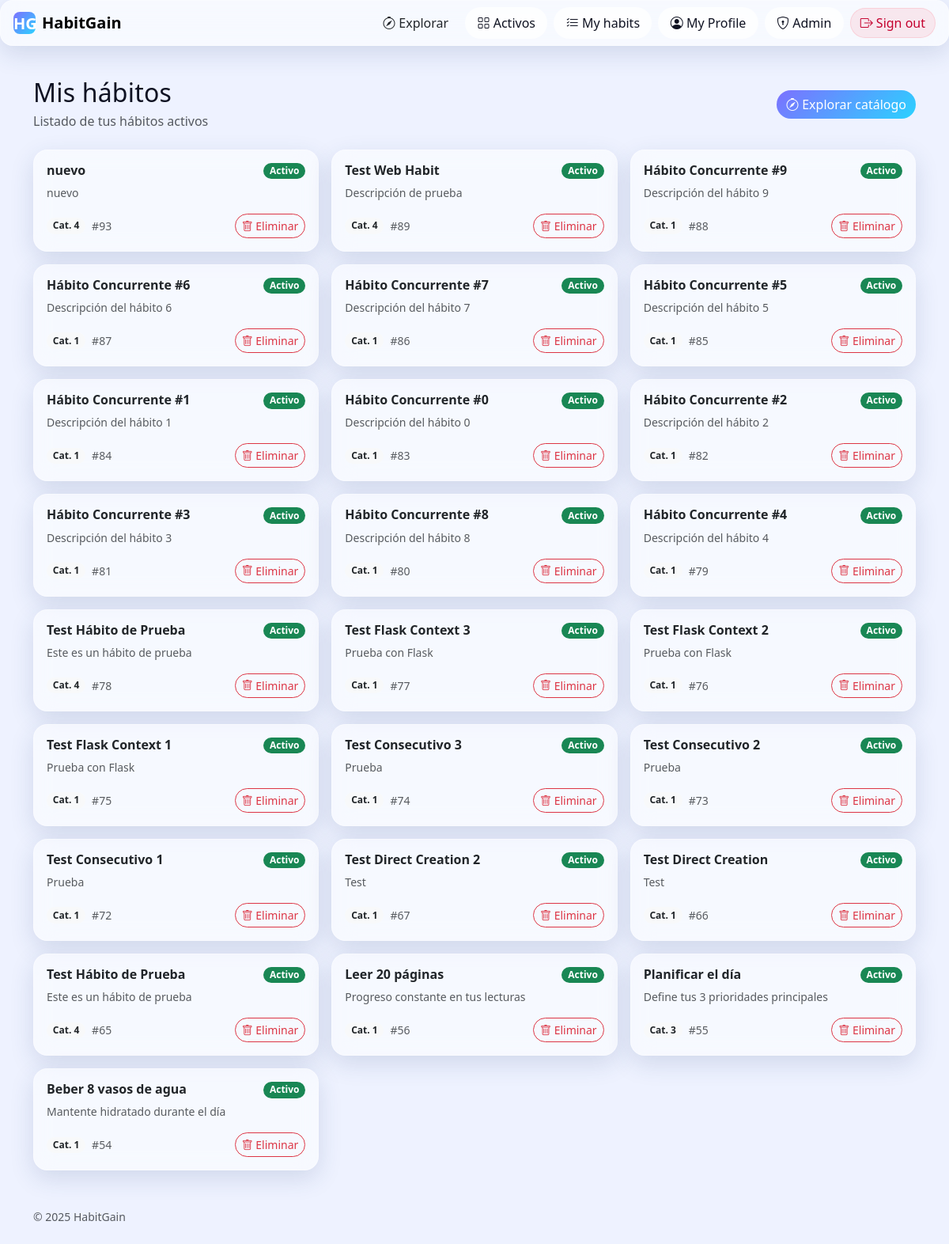
The app's page /explore/my-habits (signed in), older data.
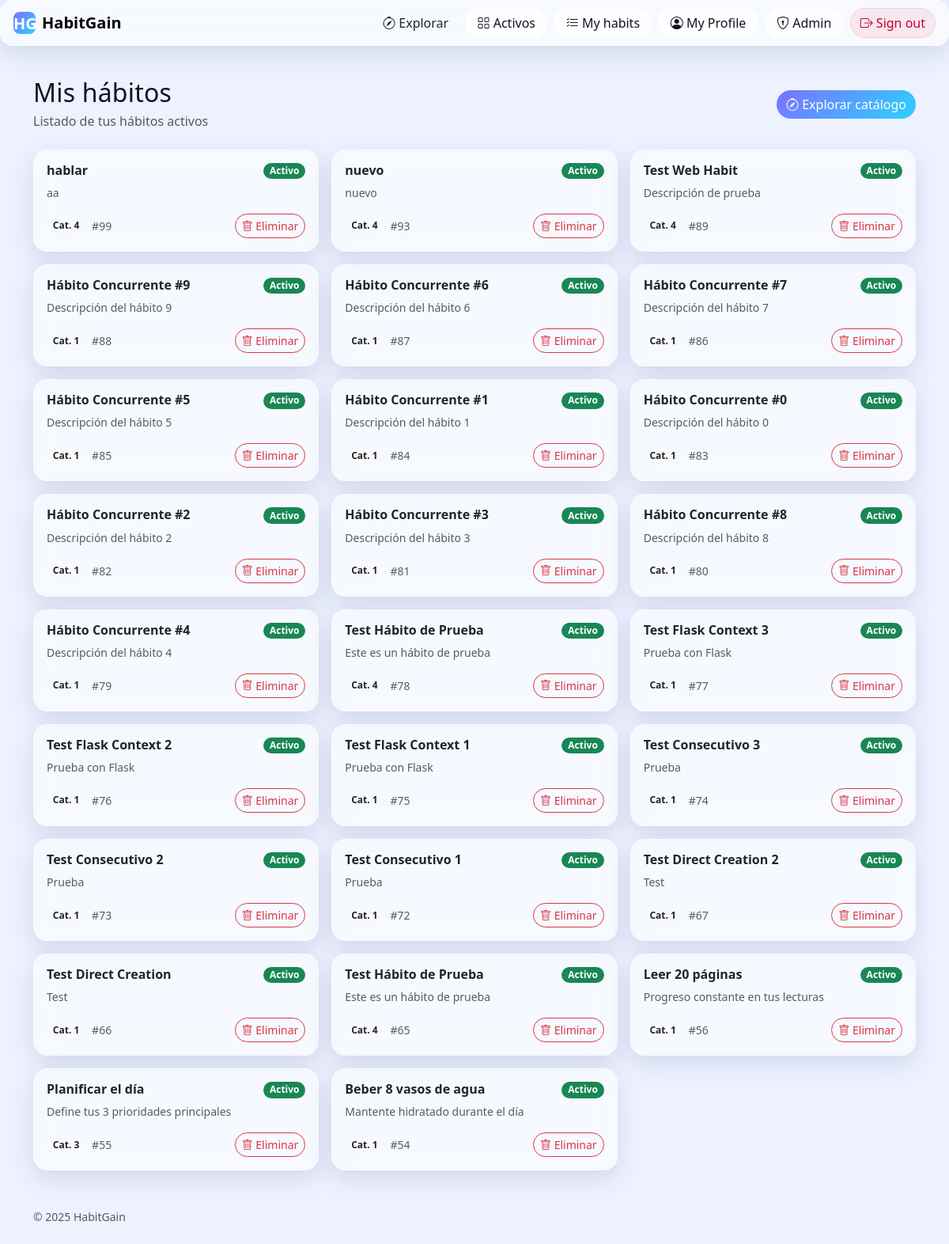
The same page, newer data.
### tables this page shows
CREATE TABLE habits (
                id INTEGER PRIMARY KEY AUTOINCREMENT,
                name TEXT NOT NULL,
                frequency TEXT NOT NULL,
                short_desc TEXT NOT NULL,
                long_desc  TEXT NOT NULL,
                why_works  TEXT NOT NULL,
                category_id INTEGER NOT NULL,
                icon TEXT NOT NULL,
                created_at TIMESTAMP DEFAULT CURRENT_TIMESTAMP, owner_email TEXT, active INTEGER NOT NULL DEFAULT 1, habit_base_id INTEGER, frequency_detail TEXT,
                FOREIGN KEY (category_id) REFERENCES categories(id)
            );

### habitgain/explore/__init__.py (the view)
@explore_bp.route("/my-habits")
def my_habits():
    if not _require_login():
        return redirect(url_for("auth.login"))
    email = session["user"]["email"]
    habits = Habit.list_by_owner(email)
    try:
        return render_template("my_habits.html", habits=habits)
    except TemplateNotFound:
        categories = Category.all()
        return render_template("home.html", categories=categories, habits=habits, suggested_habits=[])

### habitgain/explore/__init__.py (called while the page is built)
def _require_login():
    return "user" in session

### habitgain/models.py (called while the page is built)
    def _ensure_wal_mode(self):
        if not Database._wal_enabled:
            try:
                conn = sqlite3.connect(self.db_name, timeout=30.0)
                conn.execute("PRAGMA journal_mode=WAL")
                conn.execute("PRAGMA synchronous=NORMAL")
                conn.close()
                Database._wal_enabled = True
            except Exception:
                pass  # Si falla, continuamos sin WAL

    def get_connection(self) -> sqlite3.Connection:
        conn = sqlite3.connect(self.db_name, timeout=30.0,
                               check_same_thread=False)
        conn.row_factory = sqlite3.Row
        conn.execute("PRAGMA busy_timeout=30000")
        conn.execute("PRAGMA cache_size=10000")
        return conn

    @staticmethod
    def get_by_email(email: str) -> Optional[Dict[str, Any]]:
        db = Database()
        conn = db.get_connection()
        try:
            cur = conn.cursor()
            cur.execute(
                "SELECT id, email, name, password_hash, password_salt, role FROM users WHERE email=?", (email,))
            row = cur.fetchone()
            return dict(row) if row else None
        finally:
            conn.close()

    @staticmethod
    def list_by_owner(email: str) -> List[Dict[str, Any]]:
        db = Database()
        conn = db.get_connection()
        try:
            cur = conn.cursor()
            cur.execute(
                """
                SELECT id, owner_email, name, active, short_desc, category_id, frequency, habit_base_id
                FROM habits
                WHERE owner_email=?
                ORDER BY id DESC
                """,
                (email,),
            )
            rows = cur.fetchall()
            return [dict(r) for r in rows]
        finally:
            conn.close()

### habitgain/explore/templates/my_habits.html (shortened to what this page needs)
{% extends "base.html" %}
{% block content %}
<div class="d-flex justify-content-between align-items-center mb-4">
    <div>
        <h2 class="mb-1">Mis hábitos</h2>
        <p class="text-muted mb-0">Listado de tus hábitos activos</p>
    </div>
    <a class="btn btn-primary rounded-pill" href="{{ url_for('explore.home') }}">
        <i class="bi bi-compass"></i> Explorar catálogo
    </a>
</div>
{% if habits and habits|length > 0 %}
<div class="row g-3">
    {% for h in habits %}
    <div class="col-12 col-md-6 col-lg-4">
        <div class="card glass h-100 shadow-hover">
            <div class="card-body d-flex flex-column">
                <div class="d-flex justify-content-between align-items-start">
                    <h6 class="card-title mb-2 fw-semibold">
                        {{ h.name }}
                    </h6>
                    <span class="badge rounded-pill {{ 'bg-success' if h.active else 'bg-secondary' }}">
                        {{ 'Activo' if h.active else 'Inactivo' }}
                    </span>
                </div>
                {% if h.short_desc %}
                <p class="text-muted small mb-3">{{ h.short_desc }}</p>
                {% else %}
                <p class="text-muted small mb-3">Sin descripción</p>
                {% endif %}
                <div class="mt-auto d-flex justify-content-between align-items-center">
                    <div class="d-flex align-items-center gap-2">
                        {% if h.category_id %}
                        <span class="badge bg-light text-dark rounded-pill small">Cat. {{ h.category_id }}</span>
                        {% endif %}
                        <span class="text-muted small">#{{ h.id }}</span>
                    </div>
                    <form method="post" action="{{ url_for('explore.remove_habit', habit_id=h.id) }}">
                        <button class="btn btn-outline-danger btn-sm rounded-pill" title="Eliminar hábito"
                            onclick="return confirm('¿Eliminar este hábito?');">
                            <i class="bi bi-trash"></i> Eliminar
                        </button>
                    </form>
                </div>
            </div>
        </div>
    </div>
    {% endfor %}
</div>
{% endif %}
{% endblock %}

### habitgain/templates/base.html (shortened to what this page needs)
<!doctype html>
<html lang="es">
<head>
    <link href="https://cdn.jsdelivr.net/npm/bootstrap@5.3.3/dist/css/bootstrap.min.css" rel="stylesheet">
    <link href="https://cdn.jsdelivr.net/npm/bootstrap-icons@1.11.3/font/bootstrap-icons.css" rel="stylesheet">
    <link rel="stylesheet" href="{{ url_for('static', filename='css/styles.css') }}">
</head>
<body>
    <div class="bg-blur"></div>
    <div class="bg-gradient"></div>
    <nav class="navbar navbar-expand-lg glass sticky-top px-3 py-2">
        <a class="navbar-brand fw-bold d-flex align-items-center gap-2" href="{{ url_for('core.home') }}">
            <span class="brand-badge">HG</span> HabitGain
        </a>
        <div class="collapse navbar-collapse" id="navMain">
            <ul class="navbar-nav ms-auto align-items-center gap-2">
                {% set _path = request.path %}
                <li class="nav-item">
                    <a class="btn {{ 'btn-primary-soft' if _path.startswith('/explore') else 'btn-ghost' }}" href="{{ url_for('explore.home') }}">
                        <i class="bi bi-compass"></i> Explorar
                    </a>
                </li>
                <li class="nav-item">
                    <a class="btn {{ 'btn-primary-soft' if _path.startswith('/progress') else 'btn-ghost' }}" href="{{ panel_url }}">
                        <i class="bi bi-grid"></i> Activos
                    </a>
                </li>
                <li class="nav-item">
                    <a class="btn btn-ghost" href="{{ url_for('explore.my_habits') }}">
                        <i class="bi bi-list-check"></i> My habits
                    </a>
                </li>
                <li class="nav-item">
                    <a class="btn btn-ghost" href="{{ url_for('profile.edit') }}">
                        <i class="bi bi-person-circle"></i> My Profile
                    </a>
                </li>
                {% if is_admin %}
                <li class="nav-item">
                    <a class="btn {{ 'btn-primary-soft' if _path.startswith('/admin') else 'btn-ghost' }}" href="{{ url_for('admin.dashboard') }}">
                        <i class="bi bi-shield-lock"></i> Admin
                    </a>
                </li>
                {% endif %}
                {% if 'user' not in session %}
                <li class="nav-item">
                    <a class="btn btn-ghost" href="{{ url_for('auth.register') }}">
                        <i class="bi bi-person-plus"></i> Register
                    </a>
                </li>
                <li class="nav-item">
                    {% if has_auth %}
                    <a class="btn btn-danger-soft" href="{{ url_for('auth.login') }}">
                        <i class="bi bi-box-arrow-in-right"></i> Sign in
                    </a>
                    {% else %}
                    <span class="btn btn-danger-soft disabled">
                        <i class="bi bi-box-arrow-in-right"></i> Sign in
                    </span>
                    {% endif %}
                </li>
                {% else %}
                <li class="nav-item">
                    {% if has_auth %}
                    <a class="btn btn-danger-soft" href="{{ url_for('auth.logout') }}">
                        <i class="bi bi-box-arrow-right"></i> Sign out
                    </a>
                    {% else %}
                    <span class="btn btn-danger-soft disabled">
                        <i class="bi bi-box-arrow-right"></i> Sign out
                    </span>
                    {% endif %}
                </li>
                {% endif %}
            </ul>
        </div>
    </nav>
    <div class="container pt-3">
    </div>
    <main class="container py-4">{% block content %}{% endblock %}</main>
    <footer class="container small text-muted py-4">
        <div class="d-flex justify-content-between">
            <span>© {{ 2025 }} HabitGain</span>
        </div>
    </footer>
</body>
</html>

### habitgain/static/css/styles.css (style rules this page uses)
:root { --bg: #eef2ff; --ink: #0f1222; --muted: #5b5e72; --primary: #6b5bff; --accent: #2bd2ff; --gradient-1: 217, 70, 239; --gradient-2: 79, 70, 229; --gradient-3: 45, 212, 191; --glass-bg: rgba(255, 255, 255, 0.55); --glass-brd: rgba(255, 255, 255, 0.35); --shadow: 0 10px 30px rgba(40, 70, 120, 0.15); }
html, body { background: var(--bg); color: var(--ink); min-height: 100%; }
.bg-gradient { position: fixed; inset: -20vmax auto auto -10vmax; width: 60vmax; height: 60vmax; background: radial-gradient(circle at 30% 30%, rgba(var(--gradient-1), 0.35) 0%, rgba(var(--gradient-2), 0.25) 35%, rgba(var(--gradient-3), 0.2) 65%, transparent 70%); filter: blur(40px); z-index: -2; }
.bg-blur { position: fixed; inset: 0; background: linear-gradient(180deg, rgba(255, 255, 255, 0.6), rgba(255, 255, 255, 0.8)); z-index: -3; }
.glass { backdrop-filter: blur(14px) saturate(140%); -webkit-backdrop-filter: blur(14px) saturate(140%); background: var(--glass-bg); border: 1px solid var(--glass-brd); border-radius: 16px; box-shadow: var(--shadow); }
.card.glass { border-radius: 18px; }
.btn-ghost { border: 1px solid transparent; color: var(--ink); background: rgba(255, 255, 255, 0.6); backdrop-filter: blur(10px); border-radius: 999px; padding: .45rem .9rem; }
.btn-primary { background: linear-gradient(135deg, #7c71ff, #2bd2ff); border: none; }
.btn-danger-soft { background: rgba(255, 71, 87, .1); color: #c4002e; border: 1px solid rgba(255, 71, 87, .15); border-radius: 999px; }
.brand-badge { display: inline-grid; place-items: center; width: 28px; height: 28px; border-radius: 8px; color: #fff; font-weight: 700; background: linear-gradient(135deg, #7c71ff, #2bd2ff); }
h1, h2, h3 { letter-spacing: .2px }
.shadow-hover { transition: transform .15s ease, box-shadow .15s ease; }

Row changes from the older to the newer data that the page shows:
added habits: name "hablar", active "Activo", short_desc "aa", category_id "4", id "99"
